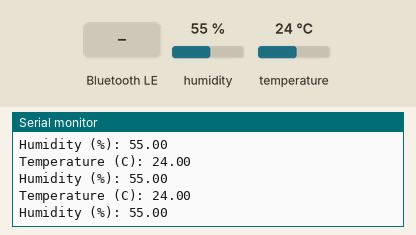
Simulated run of this sketch. Board: ESP32. Parts: the last lines printed to the serial monitor. Inputs (shaded band) come from the test bench; at power-on: humidity 55 %, temperature 24 °C. Nothing arrives over Bluetooth unless stated; a phone connects over Bluetooth LE 3 s after start.

Above: at 3.2 s.
3.3 s: Bluetooth LE write "1" received
At 3.48 s:
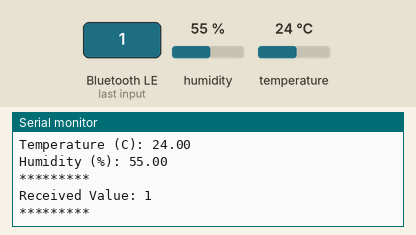
4.8 s: humidity set to 22 %
At 5.4 s:
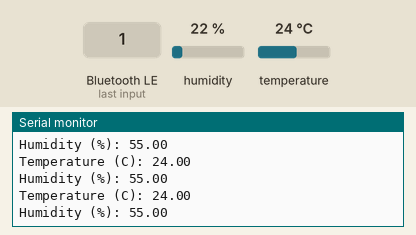
6.3 s: temperature set to 12 °C
At 7.0 s:
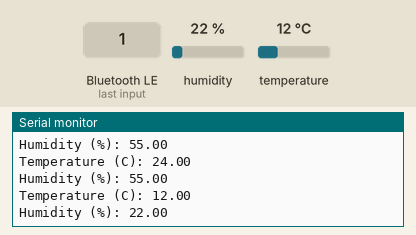
7.8 s: Bluetooth LE write "0" received
9.3 s: humidity set to 40 %
At 10.1 s:
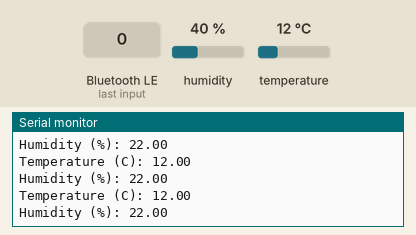
Timing chart, 0 to 11.8 s (numbered marks = the images above; inputs shaded):
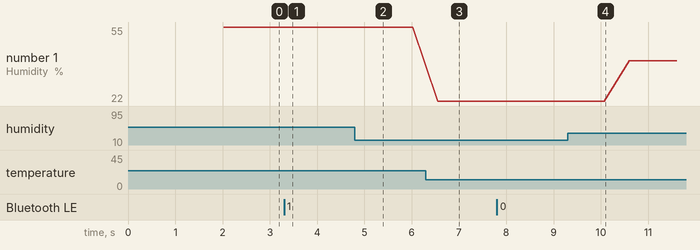

Measured:
- after the input at 3.3 s, the serial monitor: prints a new line after 0.05 s (image 1)
- after the input at 6.3 s, the serial monitor: prints a new line after 0.25 s (image 3)
- plotted number 1: 22 → 40 after the input at 9.3 s

The sketch:

sendDHTBLE.ino
```cpp
#include <BLEDevice.h>
#include <BLEServer.h>
#include <BLEUtils.h>
#include <BLE2902.h>
#include <DHT.h>

#define SERVICE_UUID           "6E400001-B5A3-F393-E0A9-E50E24DCCA9E" // UART service UUID
#define CHARACTERISTIC_UUID_RX "6E400002-B5A3-F393-E0A9-E50E24DCCA9E"
#define CHARACTERISTIC_UUID_TX "6E400003-B5A3-F393-E0A9-E50E24DCCA9E"

#define bleServerName       "ArshiaAndArminServer"

#define DHT_PIN 13    // Pin to which DHT11/DHT22 data pin is connected
#define DHT_TYPE DHT11 // Change to DHT22 if you are using DHT22 sensor

BLEServer* pServer = NULL;
BLECharacteristic* pTxCharacteristic = NULL;
bool deviceConnected = false;
bool oldDeviceConnected = false;

DHT dht(DHT_PIN, DHT_TYPE);

class MyServerCallbacks: public BLEServerCallbacks {
    void onConnect(BLEServer* pServer) {
      deviceConnected = true;
    };

    void onDisconnect(BLEServer* pServer) {
      deviceConnected = false;
    }
};

class MyCallbacks: public BLECharacteristicCallbacks {
    void onWrite(BLECharacteristic *pCharacteristic) {
      std::string rxValue = pCharacteristic->getValue();

      if (rxValue.length() > 0) {
        Serial.println("*********");
        Serial.print("Received Value: ");
        for (int i = 0; i < rxValue.length(); i++)
          Serial.print(rxValue[i]);

        Serial.println();
        Serial.println("*********");
      }
    }
};

void setup() {
  Serial.begin(115200);
  BLEDevice::init(bleServerName);
  pServer = BLEDevice::createServer();
  pServer->setCallbacks(new MyServerCallbacks());
  BLEService *pService = pServer->createService(SERVICE_UUID);
  pTxCharacteristic = pService->createCharacteristic(
										CHARACTERISTIC_UUID_TX,
										BLECharacteristic::PROPERTY_NOTIFY
									);

  pTxCharacteristic->addDescriptor(new BLE2902());

  BLECharacteristic * pRxCharacteristic = pService->createCharacteristic(
											 CHARACTERISTIC_UUID_RX,
											BLECharacteristic::PROPERTY_WRITE
										);

  pRxCharacteristic->setCallbacks(new MyCallbacks());

  pService->start();
  pServer->getAdvertising()->start();
  Serial.println("Waiting a client connection to notify...");

  dht.begin();
  delay(2000);
}

void loop() {
  float temperature = dht.readTemperature();
  float humidity = dht.readHumidity();

  Serial.print("Temperature (C): ");
  Serial.println(temperature);
  Serial.print("Humidity (%): ");
  Serial.println(humidity);

  // Create a string with temperature and humidity values
  String sensorData = "Temp: " + String(temperature) + "C";

  // Handle Bluetooth communication
  if (deviceConnected) {
    pTxCharacteristic->setValue(sensorData.c_str());
    pTxCharacteristic->notify();
    delay(500); // bluetooth stack will go into congestion if too many packets are sent
  }

  // Handle disconnecting
  if (!deviceConnected && oldDeviceConnected) {
    delay(1000); // give the bluetooth stack the chance to get things ready
    pServer->startAdvertising(); // restart advertising
    Serial.println("start advertising");
    oldDeviceConnected = deviceConnected;
  }

  // Handle connecting
  if (deviceConnected && !oldDeviceConnected) {
    // do stuff here on connecting
    oldDeviceConnected = deviceConnected;
  }
}
```
